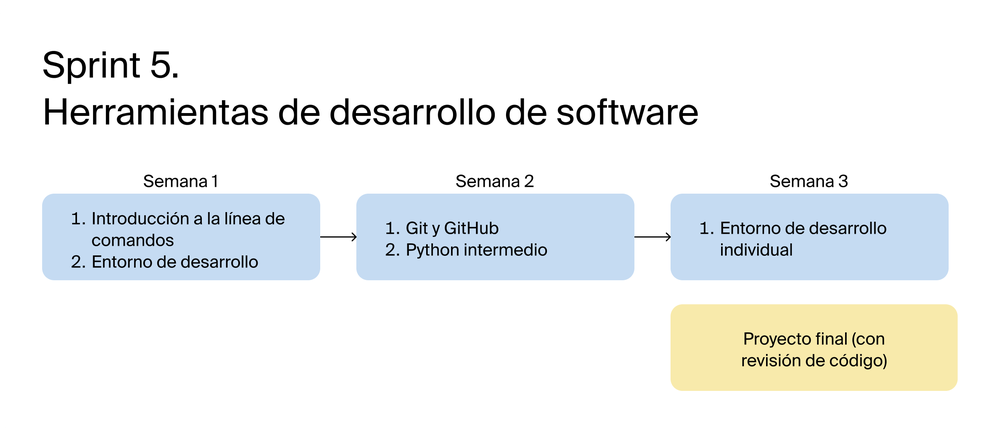
#> input picture S7/Herramientas_desarrollo_software.png, 1000 x 433 px, shrunk from 2492 x 1080 before the run
$ python image_rotator.py ../Herramientas_desarrollo_software.png out.png 5
#> lines starting #> are read from the running program, lines starting #| are printed output that depends on the picture
# image_rotator.py

from PIL import Image
import argparse # importa el módulo argparse

# inicializa el analizador sintáctico
parser = argparse.ArgumentParser()

# agrega argumentos con sus nombres correspondientes
parser.add_argument('input_file')
parser.add_argument('output_file')
parser.add_argument('angle', type=int)

# analiza los argumentos
args = parser.parse_args()

# carga una imagen del argumento input_file
im = Image.open(args.input_file)
#> im is the input picture: PIL image 1000x433 RGBA; mean R, G, B, A 238.3, 241, 241.2, 254.8

# muestra el tamaño de la imagen
print(im.size)
#| (1000, 433)

# gira la imagen en un ángulo proporcionado como argumento
rotated = im.rotate(args.angle)
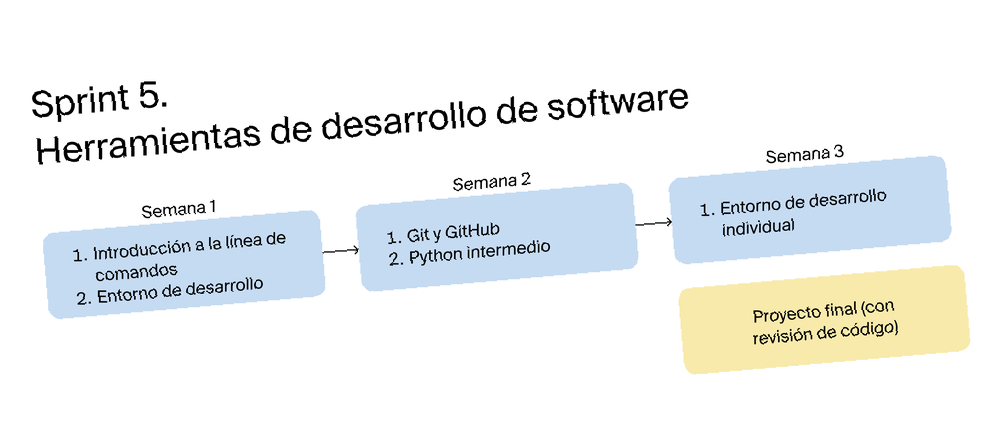
#> rotated: PIL image 1000x433 RGBA; mean R, G, B, A 224.1, 226.8, 227, 240.6; transparent parts drawn white

# guarda la imagen girada usando la ruta de salida de un argumento output_file
rotated.save(args.output_file)
